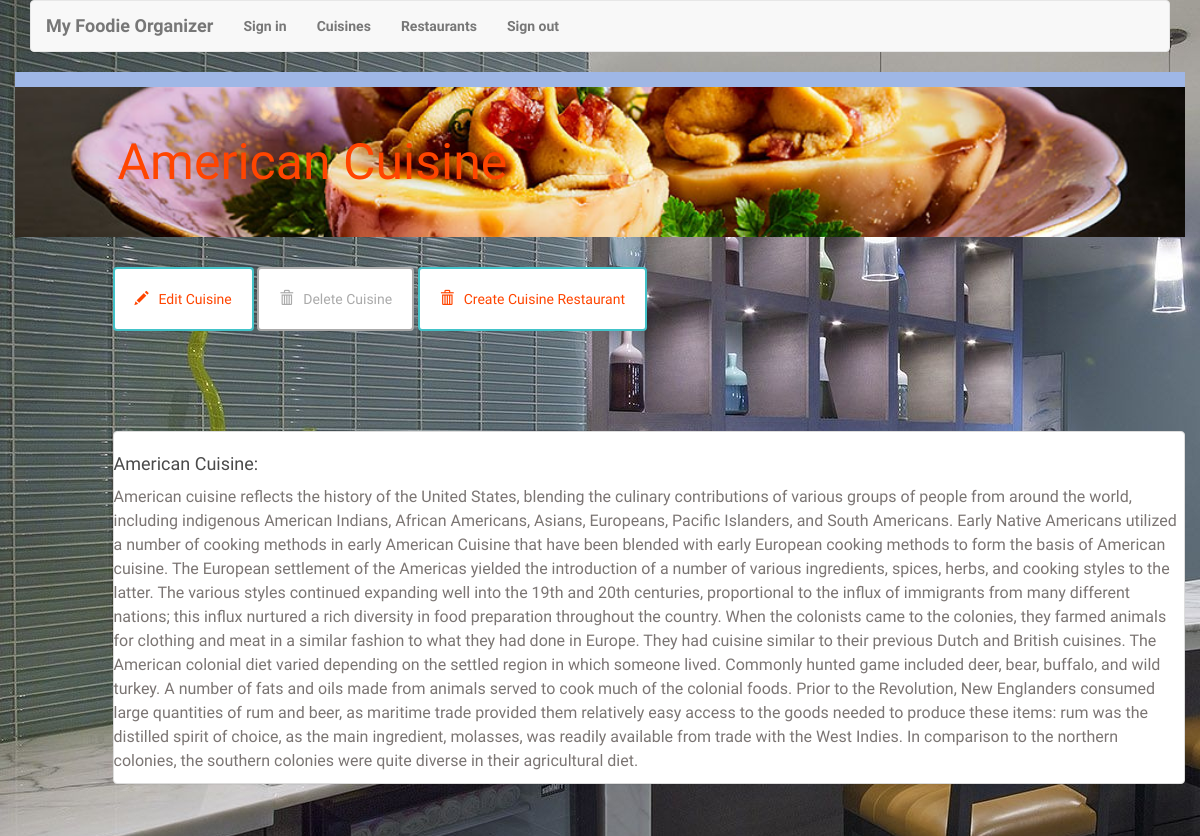
Page /cuisine/2/ on the committed database.
### database_setup.py (models this page shows, shortened)
class Cuisine(Base):
    __tablename__ = 'cuisine'
    id = Column(Integer, primary_key=True)
    name = Column(String(250), nullable=False)
    description =Column(String(250), nullable=True)

### run.py (the view)
@app.route('/cuisine/<int:id>/')
def cuisineDetails(id):
    cuisine = session.query(Cuisine).filter_by(id = id).one()
    return render_template('cuisineDetails.html', cuisine = cuisine)

### templates/cuisineDetails.html (shortened to what this page needs)
{% extends "main.html" %}
{% block content %}
{% include "header.html" %}
	<div class="row divider green">
		<div class="col-md-12"></div>
	</div>
	<div class="row banner menu">
		<div class="col-md-11 col-md-offset-1 padding-none">
			<h1>{{cuisine.name }}
			</h1>
		</div>
	</div>
	<div class="row padding-top padding-bottom">
		<div class="col-md-1"></div>
		<div class="col-md-11 padding-none">
			<a href="{{url_for('editCuisine', id = cuisine.id )}}">
				<button class="btn btn-default" id="edit-cuisine">
					<span class="glyphicon glyphicon-pencil" aria-hidden="true"></span>Edit Cuisine
				</button>
			</a>
			<a href="{{url_for('deleteCuisine', id = cuisine.id )}}">
				<button class="btn btn-default delete" id="delete-cuisine">
					<span class="glyphicon glyphicon-trash" aria-hidden="true"></span>Delete Cuisine
				</button>
			</a>
			<a href="{{url_for('newRestaurant')}}">
				<button class="btn btn-default" id="create-cuisine">
					<span class="glyphicon glyphicon-trash" aria-hidden="true"></span>Create Cuisine Restaurant
				</button>
			</a>
			<br />
			<div class="panel panel-default" id="cuisine-details">
						<h3>{{cuisine.name}}:</h3>
						<p>{{cuisine.description}}</p>
			</div>
		</div>
		<div class="col-md-7"></div>
	</div>
		</div>
{% endblock %}

### static/styles.css (style rules this page uses)
* { font-family: 'Courgette', cursive; font-weight: 700; }
body,html { background: url("/static/kitchen.jpg"); background-position-x: 0%!important; background-position-y: 0% !important; background-repeat: repeat; background-size: auto auto; background-position: right; background-repeat: no-repeat; }
h1 { font-family: 'Courgette', cursive; font-size: 50px; color: orangered; line-height: 60px; font-weight: 300; }
h3 { font-size: 18px; color: #4A4A4A; line-height: 23px; }
p { font-family: 'Courgette', cursive; font-size: 16px; color: #7B7573; line-height: 24px; font-weight: 400; }
a { font-size: 14px; color: #0093B9; line-height: 17px; }
.padding-top { padding-top: 30px; }
.padding-bottom { padding-bottom: 30px; }
.padding-none { padding: 0; }
.btn { padding: 20px; margin: 0; border-color: #42C3C9; border-width: 2px; color: orangered; }
.btn.delete { border-color: #aaaaaa; color: #aaaaaa; }
.glyphicon { margin-right: 10px; }
.divider { height: 15px; }
.divider.green { background-color: #9FB7E6; }
.banner.menu { height: 150px; background: url("/static/top-banner.jpg"); background-position: right; background-repeat: no-repeat; background-size: cover; }
.banner h1 { margin: 45px 0; margin-left: 5px; }
#cuisine-details { margin-top: 100px; }

### rows in the picture
Cuisine: name "American Cuisine", description "American cuisine reflects the history of the United States, blending the culinary contributions of various groups of people from around the world, including indigenous American Indians, African Americans, Asians, Europeans, Pacific Islanders, and South Americans. Early Native Americans utilized a number of cooking methods in early American Cuisine that have been blended with early European cooking methods to form the basis of American cuisine. The European settlement of the Americas yielded the introduction of a number of various ingredients, spices, herbs, and cooking styles to the latter. The various styles continued expanding well into the 19th and 20th centuries, proportional to the…"
